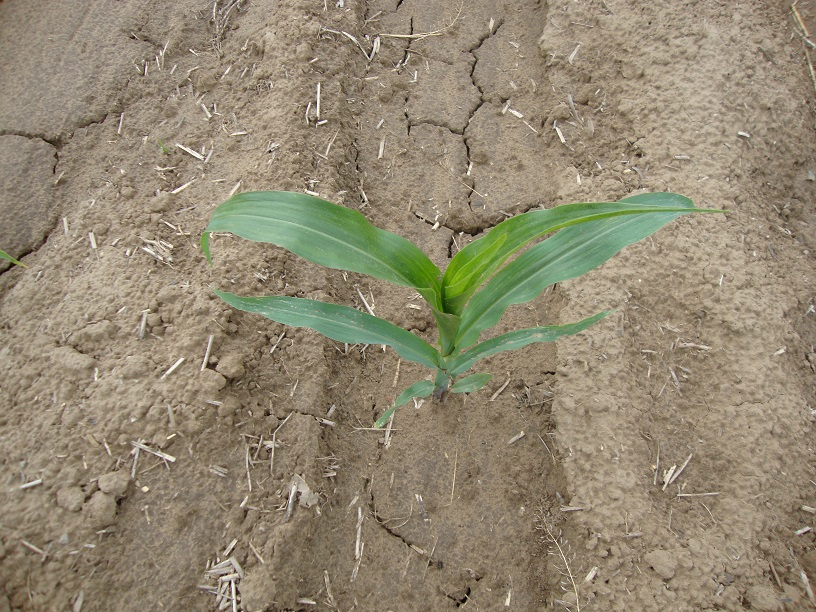
%> input picture 实验素材/sjtp阴天时的玉米苗.JPG, 816 x 612 px
$ octave HistRegul.m   (GNU Octave 9; MATLAB toolbox functions it lacks are replaced by stand-ins)
%> lines starting %> are read from the running program, lines starting %| are printed output that depends on the picture
I1=imread('sjtp阴天时的玉米苗.JPG');
%> I1 is the input picture: size 612x816x3 uint8; mean R, G, B 146.6, 136.2, 113.9
G1=rgb2gray(I1);
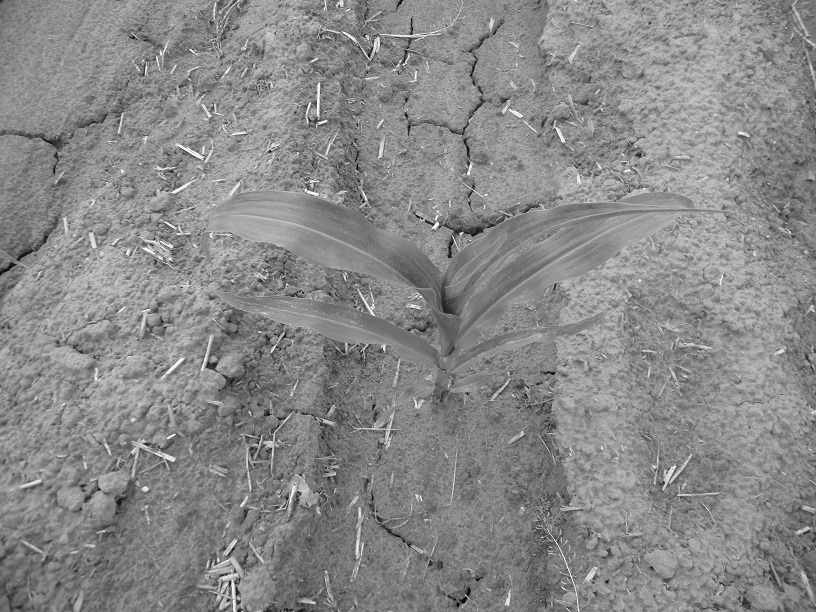
%> G1: size 612x816 uint8; min 4, max 254, mean 136.8
subplot(3,2,1), imhist(G1);
subplot(3,2,2), imshow(G1)
I2=imread('sjtp阴天时的玉米苗修改.jpg');
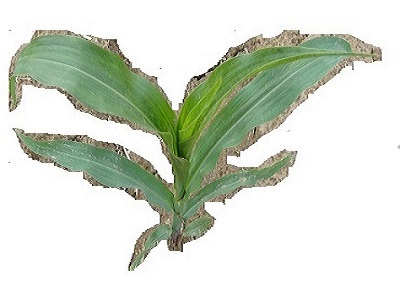
%> input picture 实验素材/sjtp阴天时的玉米苗修改.jpg, 400 x 294 px
%> I2 is the input picture: size 294x400x3 uint8; mean R, G, B 211.7, 219, 205.9
G2=rgb2gray(I2);
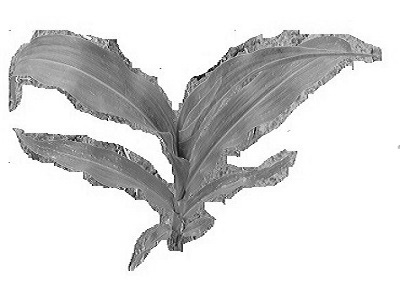
%> G2: size 294x400 uint8; min 0, max 255, mean 215.3
subplot(3,2,3), imhist(G2);
subplot(3,2,4), imshow(G2)
hist = imhist(G2);
%> hist = 256 values, max 63480 at index 256, min 1 at index 1, mean 459.4
J = histeq(G1, hist);
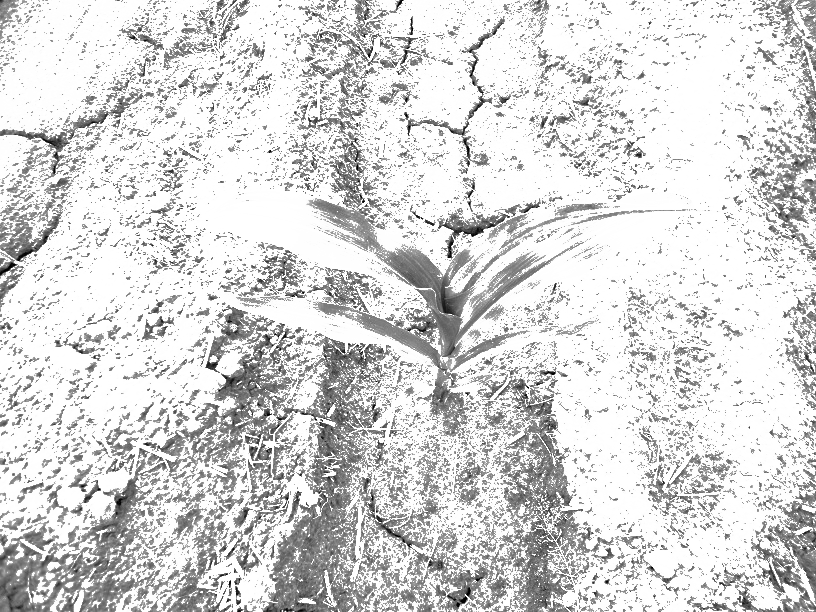
%> J: size 612x816 uint8; min 0, max 255, mean 215.7
subplot(3,2,5), imhist(J);
subplot(3,2,6), imshow(J);
%> after `imshow(J)`:
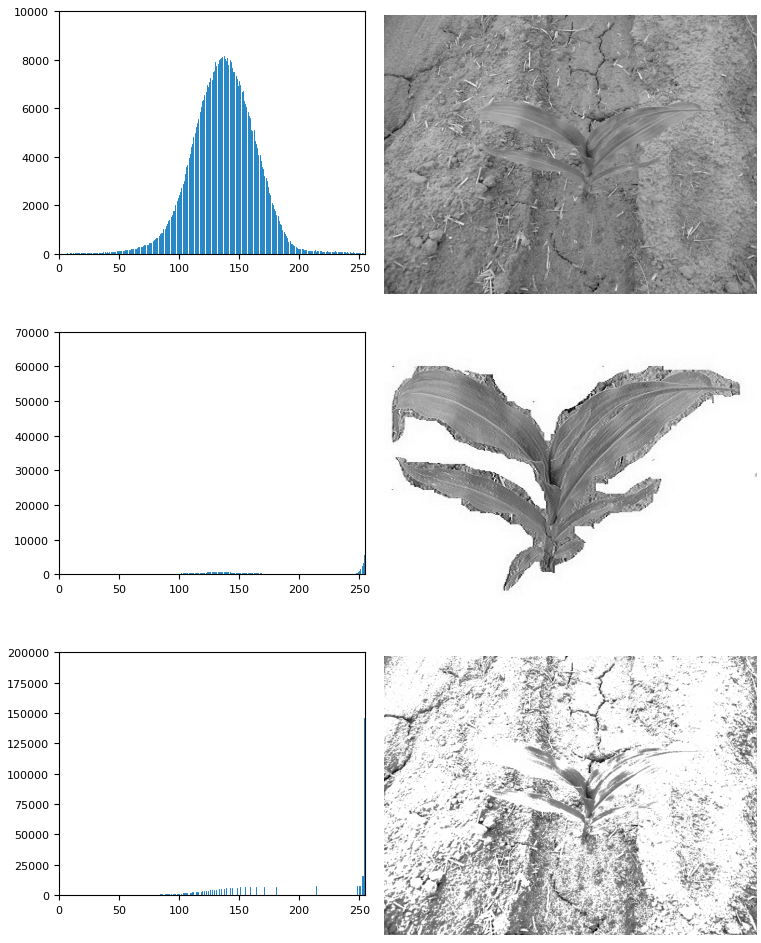
%> figure redrawn from the program's plot data, 6 panels
